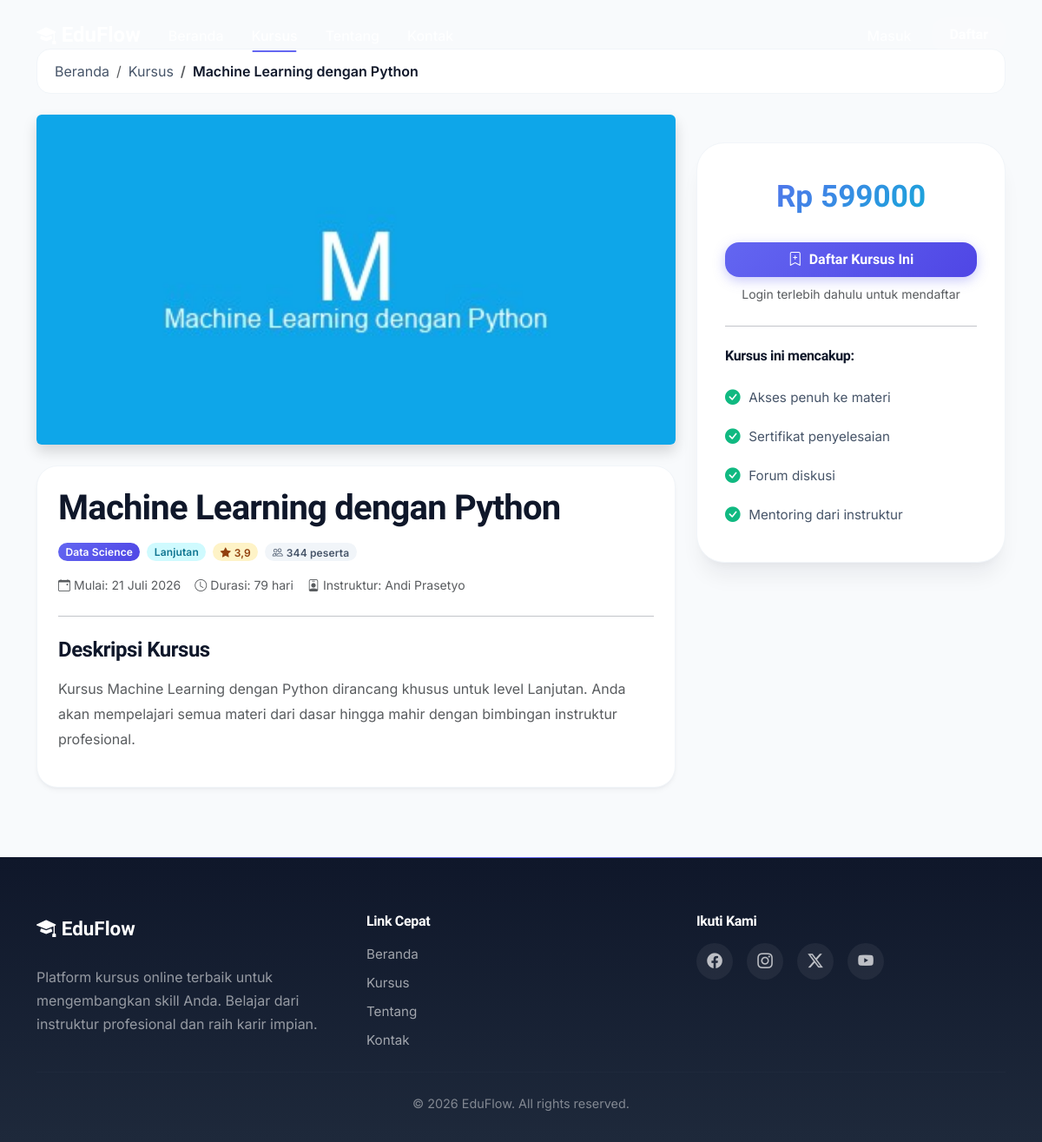
Page /kursus/course-9/ on the committed database.
### courses/models.py (models this page shows, shortened)
class Course(models.Model):
    LEVEL_CHOICES = [
        ('Pemula', 'Pemula'),
        ('Menengah', 'Menengah'),
        ('Lanjutan', 'Lanjutan'),
    ]
    title = models.CharField(max_length=200)
    slug = models.SlugField(max_length=200, unique=True)
    category = models.ForeignKey(Category, on_delete=models.CASCADE, related_name='courses')
    instructor = models.ForeignKey(Instructor, on_delete=models.CASCADE, related_name='courses')
    short_description = models.TextField()
    description = models.TextField()
    price = models.DecimalField(max_digits=10, decimal_places=2)
    thumbnail = models.ImageField(upload_to='courses/', blank=True, null=True)
    start_date = models.DateField()
    duration_days = models.IntegerField(default=30)
    level = models.CharField(max_length=20, choices=LEVEL_CHOICES, default='Pemula')
    rating = models.FloatField(default=0.0)
    enrolled_count = models.IntegerField(default=0)
    is_featured = models.BooleanField(default=False)
    created_at = models.DateTimeField(auto_now_add=True)
    class Meta:
        ordering = ['-created_at']

class Category(models.Model):
    name = models.CharField(max_length=100, unique=True)
    slug = models.SlugField(max_length=100, unique=True)
    description = models.TextField(blank=True, null=True)
    created_at = models.DateTimeField(auto_now_add=True)
    class Meta:
        verbose_name_plural = "Categories"
        ordering = ['name']

class Instructor(models.Model):
    name = models.CharField(max_length=150)
    photo = models.ImageField(upload_to='instructors/', blank=True, null=True)
    bio = models.TextField(blank=True, null=True)
    expertise = models.CharField(max_length=200, blank=True, null=True)
    created_at = models.DateTimeField(auto_now_add=True)

### courses/views.py (the view)
# urls.py: path('<slug:slug>/', views.course_detail, name='course_detail'),
def course_detail(request, slug):
    course = get_object_or_404(Course, slug=slug)
    is_enrolled = False
    enrollment = None
    pending_transaction = None
    if request.user.is_authenticated:
        enrollment = Enrollment.objects.filter(user=request.user, course=course).first()
        is_enrolled = enrollment is not None
        if enrollment and enrollment.status == 'Pending':
            pending_transaction = Transaction.objects.filter(user=request.user, course=course, status='Pending').first()
    context = {
        'course': course,
        'is_enrolled': is_enrolled,
        'enrollment': enrollment,
        'pending_transaction': pending_transaction,
    }
    return render(request, 'courses/course_detail.html', context)

### core/context_processors.py (called while the page is built)
def current_year(request):
    return {'current_year': datetime.date.today().year}

### templates/courses/course_detail.html (shortened to what this page needs)
{% extends 'base.html' %}
{% load static %}
{% block content %}
<section class="section-py">
    <div class="container">
        <nav aria-label="breadcrumb">
            <ol class="breadcrumb breadcrumb-custom">
                <li class="breadcrumb-item"><a href="{% url 'home' %}">Beranda</a></li>
                <li class="breadcrumb-item"><a href="{% url 'course_list' %}">Kursus</a></li>
                <li class="breadcrumb-item active">{{ course.title }}</li>
            </ol>
        </nav>
        <div class="row g-4">
            <div class="col-lg-8">
                {% if course.thumbnail %}
                <img src="{{ course.thumbnail.url }}" alt="{{ course.title }}" class="img-fluid rounded shadow mb-4 w-100" style="max-height: 380px; object-fit: cover; border-radius: var(--ef-radius-xl);">
                {% else %}
                <div class="rounded shadow mb-4 d-flex align-items-center justify-content-center" style="height: 320px; background: linear-gradient(135deg, #e0e7ff, #c7d2fe); border-radius: var(--ef-radius-xl);">
                    <i class="bi bi-image text-white fs-1"></i>
                </div>
                {% endif %}
                <div class="card-custom p-4 mb-4">
                    <h1 class="fw-bold mb-3">{{ course.title }}</h1>
                    <div class="d-flex flex-wrap gap-2 mb-3">
                        <span class="badge badge-gradient-primary">{{ course.category.name }}</span>
                        <span class="badge" style="background: #cffafe; color: #0e7490;">{{ course.level }}</span>
                        <span class="badge" style="background: #fef3c7; color: #92400e;"><i class="bi bi-star-fill me-1"></i>{{ course.rating|floatformat:1 }}</span>
                        <span class="badge" style="background: var(--ef-border-light); color: var(--ef-text-secondary);"><i class="bi bi-people me-1"></i>{{ course.enrolled_count }} peserta</span>
                    </div>
                    <div class="d-flex flex-wrap gap-3 text-muted small mb-3">
                        <span><i class="bi bi-calendar-event me-1"></i>Mulai: {{ course.start_date|date:"d F Y" }}</span>
                        <span><i class="bi bi-clock me-1"></i>Durasi: {{ course.duration_days }} hari</span>
                        <span><i class="bi bi-person-badge me-1"></i>Instruktur: {{ course.instructor.name }}</span>
                    </div>
                    <hr class="my-4">
                    <h4 class="fw-bold mb-3">Deskripsi Kursus</h4>
                    <p class="text-muted" style="white-space: pre-line; line-height: 1.8;">{{ course.description }}</p>
                </div>
            </div>
            <div class="col-lg-4">
                <div class="course-sidebar-card">
                    <div class="course-price-large">Rp {{ course.price|floatformat:0 }}</div>
                    {% if is_enrolled %}
                    {% if enrollment.status == 'Aktif' %}
                    <a href="#" class="btn btn-success w-100 py-2 mb-2" style="border-radius: var(--ef-radius);">
                        <i class="bi bi-play-circle me-2"></i>Lanjutkan Belajar
                    </a>
                    {% elif enrollment.status == 'Pending' %}
                    <a href="{% url 'payment_instructions' pending_transaction.invoice_number %}" class="btn w-100 py-2 mb-2" style="background: linear-gradient(135deg, var(--ef-accent), #d97706); color: #fff; border: none; border-radius: var(--ef-radius); box-shadow: 0 4px 14px rgba(245, 158, 11, 0.35);">
                        <i class="bi bi-wallet2 me-2"></i>Selesaikan Pembayaran
                    </a>
                    {% endif %}
                    <div class="alert alert-info small" style="border-radius: var(--ef-radius); border: none; background: var(--ef-primary-soft); color: var(--ef-primary-dark);">
                        <i class="bi bi-info-circle me-1"></i>Status: {{ enrollment.status }}
                    </div>
                    {% else %}
                    {% if user.is_authenticated %}
                    <a href="{% url 'enroll_course' course.slug %}" class="btn btn-primary w-100 py-2 mb-2" style="border-radius: var(--ef-radius);">
                        <i class="bi bi-bookmark-plus me-2"></i>Daftar Kursus Ini
                    </a>
                    {% else %}
                    <a href="{% url 'login' %}?next={% url 'course_detail' course.slug %}" class="btn btn-primary w-100 py-2 mb-2" style="border-radius: var(--ef-radius);">
                        <i class="bi bi-bookmark-plus me-2"></i>Daftar Kursus Ini
                    </a>
                    <small class="text-muted d-block text-center">Login terlebih dahulu untuk mendaftar</small>
                    {% endif %}
                    {% endif %}
                    <hr class="my-4">
                    <h6 class="fw-bold mb-3">Kursus ini mencakup:</h6>
                    <ul class="course-feature-list">
                        <li><i class="bi bi-check-circle-fill"></i>Akses penuh ke materi</li>
                        <li><i class="bi bi-check-circle-fill"></i>Sertifikat penyelesaian</li>
                        <li><i class="bi bi-check-circle-fill"></i>Forum diskusi</li>
                        <li><i class="bi bi-check-circle-fill"></i>Mentoring dari instruktur</li>
                    </ul>
                </div>
            </div>
        </div>
    </div>
</section>
{% endblock %}

### static/css/style.css (style rules this page uses)
:root { --ef-bg: #f8fafc; --ef-surface: #ffffff; --ef-surface-glass: rgba(255, 255, 255, 0.75); --ef-text: #0f172a; --ef-text-secondary: #475569; --ef-text-muted: #94a3b8; --ef-border: #e2e8f0; --ef-border-light: #f1f5f9; --ef-primary: #6366f1; --ef-primary-dark: #4f46e5; --ef-primary-soft: #e0e7ff; --ef-secondary: #06b6d4; --ef-accent: #f59e0b; --ef-success: #10b981; --ef-danger: #ef4444; --ef-warning: #f59e0b; --ef-radius-sm: 0.75rem; --ef-radius: 1rem; --ef-radius-lg: 1.5rem; --ef-radius-xl: 2rem; --ef-radius-full: 9999px; --ef-shadow-sm: 0 1px 2px rgba(15, 23, 42, 0.04), 0 1px 3px rgba(15, 23, 42, 0.06); --ef-shadow: 0 4px 6px -1px rgba(15, 23, 42, 0.04), 0 2px 4px -2px rgba(15, 23, 42, 0.06); --ef-shadow-md: 0 10px 15px -3px rgba(15, 23, 42, 0.05), 0 4px 6px -4px rgba(15, 23, 42, 0.06); --ef-shadow-lg: 0 20px 25px -5px rgba(15, 23, 42, 0.06), 0 8px 10px -6px rgba(15, 23, 42, 0.04); --ef-shadow-xl: 0 25px 50px -12px rgba(15, 23, 42, 0.12); --ef-shadow-glow: 0 0 0 3px rgba(99, 102, 241, 0.25); --ef-transition: 0.25s cubic-bezier(0.4, 0, 0.2, 1); --ef-transition-spring: 0.4s cubic-bezier(0.34, 1.56, 0.64, 1); }
* { box-sizing: border-box; }
html { scroll-behavior: smooth; }
body { font-family: 'Inter', -apple-system, BlinkMacSystemFont, 'Segoe UI', Roboto, sans-serif; background-color: var(--ef-bg); color: var(--ef-text); line-height: 1.65; -webkit-font-smoothing: antialiased; -moz-osx-font-smoothing: grayscale; overflow-x: hidden; }
h1, h2, h3, h4, h5, h6 { font-family: 'Plus Jakarta Sans', 'Inter', sans-serif; letter-spacing: -0.02em; color: var(--ef-text); font-weight: 700; }
a { color: var(--ef-primary); text-decoration: none; transition: color var(--ef-transition); }
.btn { font-family: 'Plus Jakarta Sans', sans-serif; font-weight: 600; border-radius: var(--ef-radius); padding: 0.65rem 1.5rem; transition: all var(--ef-transition-spring); position: relative; overflow: hidden; border: none; }
.btn-primary { background: linear-gradient(135deg, var(--ef-primary) 0%, var(--ef-primary-dark) 100%); box-shadow: 0 4px 14px rgba(99, 102, 241, 0.35); }
.card-custom { background: var(--ef-surface); border: 1px solid var(--ef-border-light); border-radius: var(--ef-radius-lg); box-shadow: var(--ef-shadow); transition: all var(--ef-transition-spring); overflow: hidden; }
.badge { font-weight: 600; padding: 0.35em 0.7em; border-radius: var(--ef-radius-full); letter-spacing: 0.01em; }
.badge-gradient-primary { background: linear-gradient(135deg, var(--ef-primary), var(--ef-primary-dark)); color: #fff; }
.section-py { padding: 5rem 0; }
.breadcrumb-custom { background: var(--ef-surface); border: 1px solid var(--ef-border-light); border-radius: var(--ef-radius); padding: 0.75rem 1.25rem; margin-bottom: 1.5rem; }
.breadcrumb-custom .breadcrumb-item a { color: var(--ef-text-secondary); }
.breadcrumb-custom .breadcrumb-item.active { color: var(--ef-text); font-weight: 600; }
.course-sidebar-card { background: var(--ef-surface); border: 1px solid var(--ef-border-light); border-radius: var(--ef-radius-xl); padding: 2rem; box-shadow: var(--ef-shadow-lg); position: sticky; top: 100px; }
.course-price-large { font-family: 'Plus Jakarta Sans', sans-serif; font-size: 2.2rem; font-weight: 800; text-align: center; background: linear-gradient(135deg, var(--ef-primary), var(--ef-secondary)); -webkit-background-clip: text; -webkit-text-fill-color: transparent; background-clip: text; margin-bottom: 1.5rem; }
.course-feature-list { list-style: none; padding: 0; margin: 0; }
.course-feature-list li { display: flex; align-items: center; gap: 0.6rem; padding: 0.5rem 0; color: var(--ef-text-secondary); font-size: 0.95rem; }
.course-feature-list li i { color: var(--ef-success); font-size: 1.1rem; }
.section-py { padding: 3.5rem 0; }
.course-sidebar-card { position: static; margin-top: 2rem; }

### rows in the picture
Course: title "Machine Learning dengan Python", thumbnail (picture), category.name "Data Science", level "Lanjutan", rating "3,9", enrolled_count "344", start_date "21 Juli 2026", duration_days "79", instructor.name "Andi Prasetyo", description "Kursus Machine Learning dengan Python dirancang khusus untuk level Lanjutan. Anda akan mempelajari semua materi dari dasar hingga mahir dengan bimbingan instruktur profesional.", price "599000"
